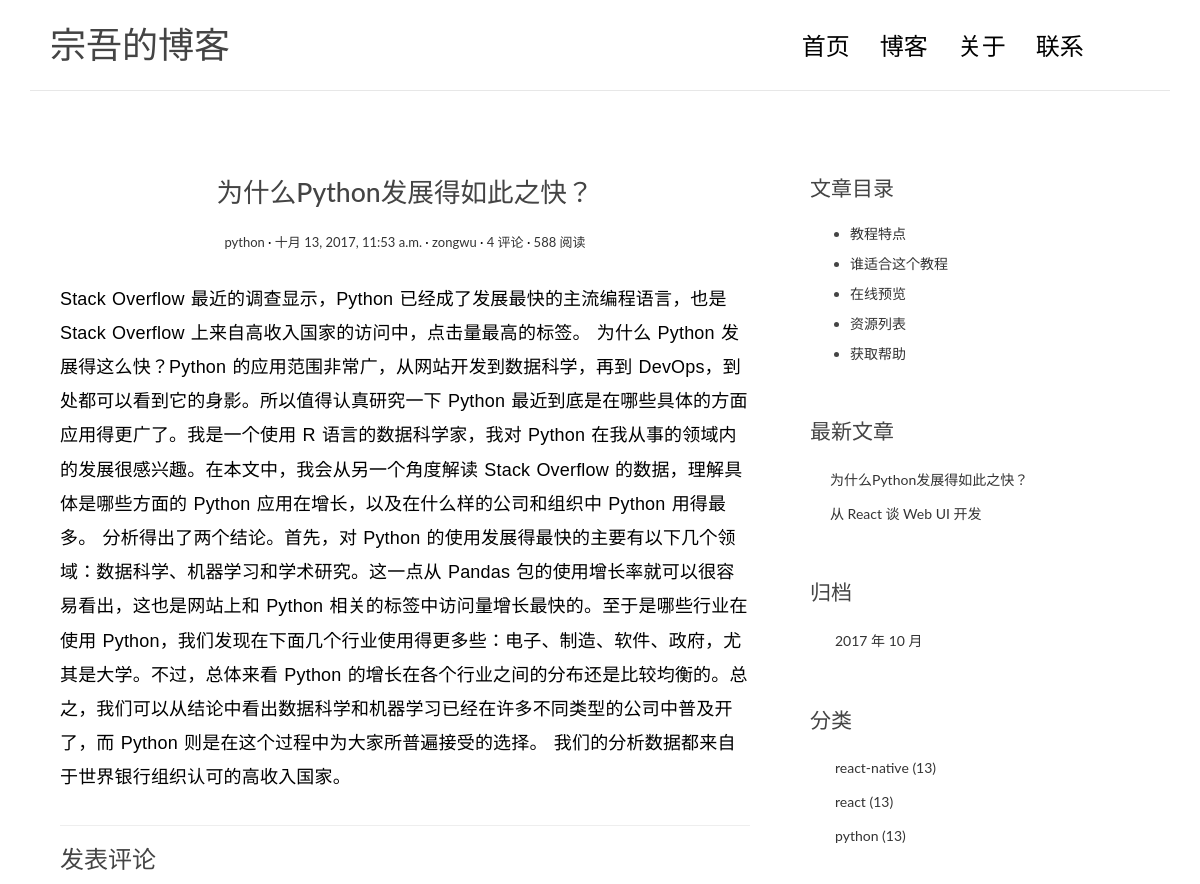
Page /post/4/ (upper part) on the earlier database version.
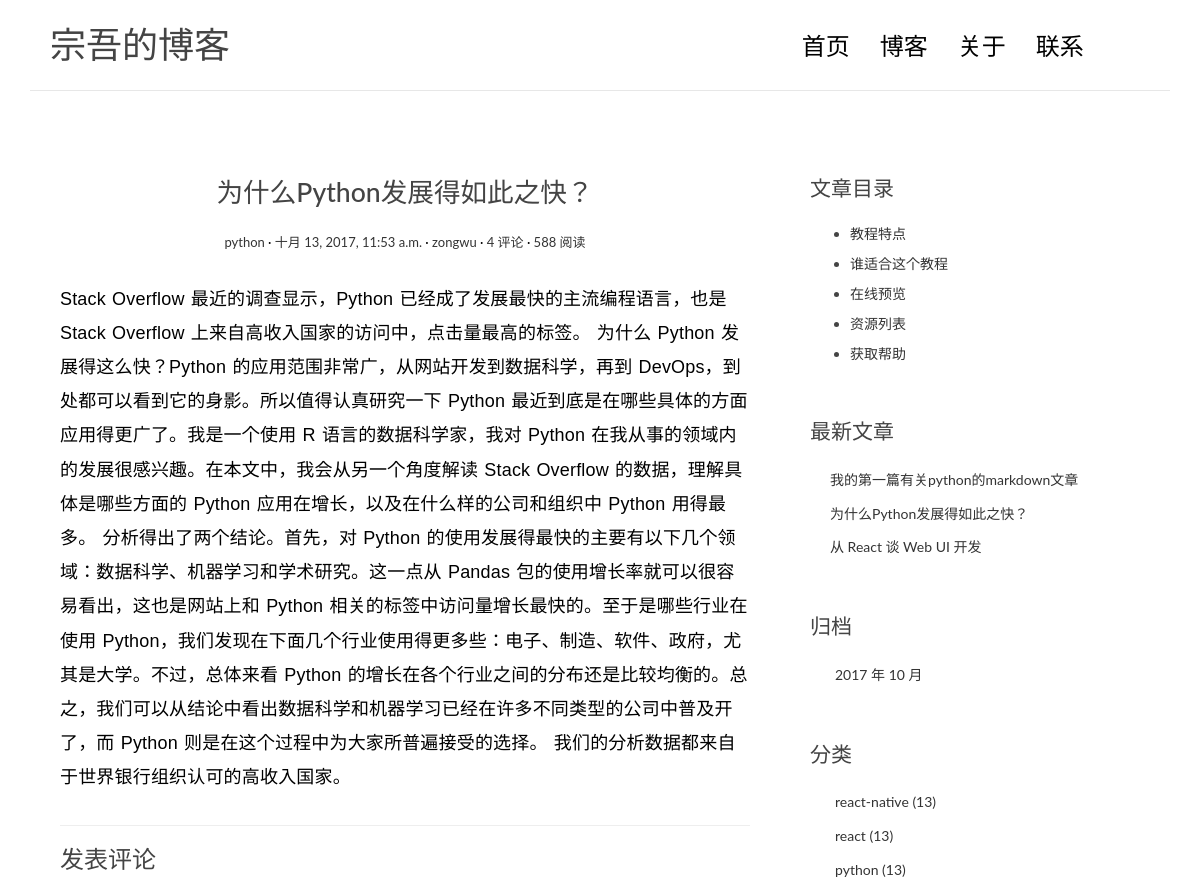
Same page on the later database version.
### blog/models.py (models this page shows, shortened)
class Post(models.Model):
	title = models.CharField(max_length=100)
	body = models.TextField()
	create_time = models.DateTimeField()
	modified_time = models.DateTimeField()
	excerpt = models.CharField(max_length=200, blank=True)
	category = models.ForeignKey(Category)
	tag = models.ManyToManyField(Tag, blank=True)
	author = models.ForeignKey(User)
	def get_absolute_url(self):
		return reverse('blog:detail', kwargs={'pk': self.pk})

class Category(models.Model):
	name = models.CharField(max_length=100)
	def __str__(self):
		return self.name

### blog/views.py (the view)
# urls.py: url(r'^post/(?P<pk>[0-9]+)/$', views.detail, name='detail'),
def detail(request, pk):
	post = get_object_or_404(Post, pk=pk)
	post.body = markdown.markdown(post.body, extensions=[
			'markdown.extensions.extra',
			'markdown.extensions.codehilite',
			'markdown.extensions.toc',
		])
	return render(request, 'blog/detail.html', context={'post': post})

### blog/templatetags/blog_tags.py (called while the page is built)
@register.simple_tag
def get_recent_posts(num=5):
	return Post.objects.all().order_by('-create_time')[:num]

@register.simple_tag
def archives():
	return Post.objects.dates('create_time', 'month', order='DESC')

@register.simple_tag
def get_categories():
	return Category.objects.all()

### templates/blog/detail.html (shortened to what this page needs)
{% extends 'base.html' %}
{% block main %}
    <article class="post post-{{ post.pk }}">
        <header class="entry-header">
            <h1 class="entry-title">{{ post.title }}</h1>
            <div class="entry-meta">
                <span class="post-category"><a href="#">{{ post.category }}</a></span>
                <span class="post-date"><a href="#"><time class="entry-date" datetime="{{ post.create_time }}">{{ post.create_time }}</time></a></span>
                <span class="post-author"><a href="#">{{ post.author }}</a></span>
                <span class="comments-link"><a href="#">4 评论</a></span>
                <span class="views-count"><a href="#">588 阅读</a></span>
            </div>
        </header>
        <div class="entry-content clearfix">
            {{ post.body | safe }}
        </div>
    </article>
    <section class="comment-area" id="comment-area">
        <hr>
        <h3>发表评论</h3>
    </section>
{% endblock main %}
{% block toc %}
    <div class="widget widget-content">
        <h3 class="widget-title">文章目录</h3>
        <ul>
            <li>
                <a href="#">教程特点</a>
            </li>
            <li>
                <a href="#">谁适合这个教程</a>
            </li>
            <li>
                <a href="#">在线预览</a>
            </li>
            <li>
                <a href="#">资源列表</a>
            </li>
            <li>
                <a href="#">获取帮助</a>
            </li>
        </ul>
    </div>
{% endblock toc %}

### templates/base.html (shortened to what this page needs)
{% load staticfiles %}
{% load blog_tags %}
<!DOCTYPE html>
<html>
<head>
    <link rel="stylesheet" href="{% static 'blog/css/bootstrap.min.css' %}">
    <link rel="stylesheet" href="http://code.ionicframework.com/ionicons/2.0.1/css/ionicons.min.css">
    <link rel="stylesheet" href="{% static 'blog/css/pace.css' %}">
    <link rel="stylesheet" href="{% static 'blog/css/custom.css' %}">
    <link rel="stylesheet" href="{% static 'blog/css/highlights/github.css' %}">
</head>
<body>
<div class="container">
    <header id="site-header">
        <div class="row">
            <div class="col-md-4 col-sm-5 col-xs-8">
                <div class="logo">
                    <h1>宗吾的博客</a></h1>
                </div>
            </div>
            <div class="col-md-8 col-sm-7 col-xs-4">
                <nav class="main-nav" role="navigation">
                    <div class="collapse navbar-collapse" id="bs-example-navbar-collapse-1">
                        <ul class="nav navbar-nav navbar-right">
                            <li class="cl-effect-11"><a href="/" data-hover="首页">首页</a></li>
                            <li class="cl-effect-11"><a href="full-width.html" data-hover="博客">博客</a></li>
                            <li class="cl-effect-11"><a href="about.html" data-hover="关于">关于</a></li>
                            <li class="cl-effect-11"><a href="contact.html" data-hover="联系">联系</a></li>
                        </ul>
                    </div>
                </nav>
            </div>
        </div>
    </header>
</div>
<div class="content-body">
    <div class="container">
        <div class="row">
            <main class="col-md-8">
                {% block main %}
                {% endblock main %}
            </main>
            <aside class="col-md-4">
                {% block toc %}
                {% endblock toc %}
                <div class="widget widget-recent-posts">
                    <h3 class="widget-title">最新文章</h3>
                    {% get_recent_posts as recent_post_list %}
                    <ul>
                        {% for post in recent_post_list %}
                            <li>
                                <a href="{{ post.get_absolute_url }}">{{ post.title }}</a>
                            </li>
                        {% empty %}
                            <li> 暂无文章 </li>
                        {% endfor %}
                    </ul>
                </div>
                <div class="widget widget-archives">
                    <h3 class="widget-title">归档</h3>
                    {% archives as date_list %}
                    <ul>
                        {% for date in date_list %}
                            <li>
                                <a href="{% url 'blog:archives' date.year date.month %}">{{ date.year }} 年 {{ date.month }} 月</a>
                            </li>
                        {% empty %}
                            <li>暂无归档！</li>
                        {% endfor %}
                    </ul>
                </div>
                <div class="widget widget-category">
                    <h3 class="widget-title">分类</h3>
                    {% get_categories as category_list %}
                    <ul>
                        {% for category in category_list %}
                            <li>
                                <a href="{% url 'blog:category' category.pk %}"> {{ category.name }} <span class="post-count">(13)</span></a>
                            </li>
                        {% empty %}
                            <li>暂无分类！</li>
                        {% endfor %}
                    </ul>
                </div>
                <div class="widget widget-tag-cloud">
                </div>
            </aside>
        </div>
    </div>
</div>
</body>
</html>

Differences in the rows shown:
added Post: title "我的第一篇有关python的markdown文章"
